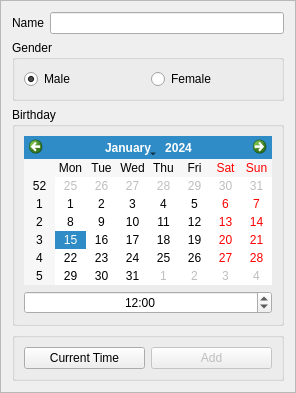
<?xml version="1.0" encoding="UTF-8"?>
<ui version="4.0">
 <class>BirthdayFrame</class>
 <widget class="QFrame" name="BirthdayFrame">
  <property name="geometry">
   <rect>
    <x>0</x>
    <y>0</y>
    <width>260</width>
    <height>371</height>
   </rect>
  </property>
  <property name="windowTitle">
   <string>Frame</string>
  </property>
  <property name="frameShape">
   <enum>QFrame::StyledPanel</enum>
  </property>
  <property name="frameShadow">
   <enum>QFrame::Raised</enum>
  </property>
  <layout class="QFormLayout" name="formLayout">
   <property name="fieldGrowthPolicy">
    <enum>QFormLayout::ExpandingFieldsGrow</enum>
   </property>
   <item row="0" column="0">
    <widget class="QLabel" name="label">
     <property name="text">
      <string>Name</string>
     </property>
     <property name="buddy">
      <cstring>edit_name</cstring>
     </property>
    </widget>
   </item>
   <item row="0" column="1">
    <widget class="QLineEdit" name="edit_name"/>
   </item>
   <item row="1" column="0" colspan="2">
    <widget class="QGroupBox" name="groupBox">
     <property name="title">
      <string>Gender</string>
     </property>
     <layout class="QHBoxLayout" name="horizontalLayout">
      <item>
       <widget class="QRadioButton" name="radio_male">
        <property name="text">
         <string>Male</string>
        </property>
        <property name="checked">
         <bool>true</bool>
        </property>
       </widget>
      </item>
      <item>
       <widget class="QRadioButton" name="radio_female">
        <property name="text">
         <string>Female</string>
        </property>
       </widget>
      </item>
     </layout>
    </widget>
   </item>
   <item row="2" column="0" colspan="2">
    <widget class="QGroupBox" name="groupBox_2">
     <property name="title">
      <string>Birthday</string>
     </property>
     <layout class="QVBoxLayout" name="verticalLayout">
      <item>
       <widget class="QCalendarWidget" name="calendar"/>
      </item>
      <item>
       <widget class="QTimeEdit" name="time">
        <property name="alignment">
         <set>Qt::AlignCenter</set>
        </property>
        <property name="time">
         <time>
          <hour>12</hour>
          <minute>0</minute>
          <second>0</second>
         </time>
        </property>
        <property name="displayFormat">
         <string>hh:mm</string>
        </property>
       </widget>
      </item>
     </layout>
    </widget>
   </item>
   <item row="3" column="0" colspan="2">
    <widget class="QGroupBox" name="groupBox_3">
     <property name="title">
      <string/>
     </property>
     <layout class="QHBoxLayout" name="horizontalLayout_2">
      <item>
       <widget class="QPushButton" name="btnNow">
        <property name="text">
         <string>Current Time</string>
        </property>
       </widget>
      </item>
      <item>
       <widget class="QPushButton" name="btnAdd">
        <property name="enabled">
         <bool>false</bool>
        </property>
        <property name="text">
         <string>Add</string>
        </property>
       </widget>
      </item>
     </layout>
    </widget>
   </item>
  </layout>
 </widget>
 <resources/>
 <connections>
  <connection>
   <sender>btnAdd</sender>
   <signal>clicked()</signal>
   <receiver>BirthdayFrame</receiver>
   <slot>onBtnAdd()</slot>
   <hints>
    <hint type="sourcelabel">
     <x>154</x>
     <y>343</y>
    </hint>
    <hint type="destinationlabel">
     <x>259</x>
     <y>295</y>
    </hint>
   </hints>
  </connection>
  <connection>
   <sender>time</sender>
   <signal>timeChanged(QTime)</signal>
   <receiver>BirthdayFrame</receiver>
   <slot>onTimeChg(QTime)</slot>
   <hints>
    <hint type="sourcelabel">
     <x>182</x>
     <y>283</y>
    </hint>
    <hint type="destinationlabel">
     <x>259</x>
     <y>256</y>
    </hint>
   </hints>
  </connection>
  <connection>
   <sender>calendar</sender>
   <signal>selectionChanged()</signal>
   <receiver>BirthdayFrame</receiver>
   <slot>onDateChg()</slot>
   <hints>
    <hint type="sourcelabel">
     <x>237</x>
     <y>177</y>
    </hint>
    <hint type="destinationlabel">
     <x>259</x>
     <y>176</y>
    </hint>
   </hints>
  </connection>
  <connection>
   <sender>radio_male</sender>
   <signal>toggled(bool)</signal>
   <receiver>BirthdayFrame</receiver>
   <slot>onGenderToggled(bool)</slot>
   <hints>
    <hint type="sourcelabel">
     <x>81</x>
     <y>77</y>
    </hint>
    <hint type="destinationlabel">
     <x>259</x>
     <y>73</y>
    </hint>
   </hints>
  </connection>
  <connection>
   <sender>radio_female</sender>
   <signal>toggled(bool)</signal>
   <receiver>BirthdayFrame</receiver>
   <slot>onGenderToggled(bool)</slot>
   <hints>
    <hint type="sourcelabel">
     <x>237</x>
     <y>80</y>
    </hint>
    <hint type="destinationlabel">
     <x>259</x>
     <y>55</y>
    </hint>
   </hints>
  </connection>
  <connection>
   <sender>edit_name</sender>
   <signal>textChanged(QString)</signal>
   <receiver>BirthdayFrame</receiver>
   <slot>onNameChg(QString)</slot>
   <hints>
    <hint type="sourcelabel">
     <x>235</x>
     <y>20</y>
    </hint>
    <hint type="destinationlabel">
     <x>259</x>
     <y>19</y>
    </hint>
   </hints>
  </connection>
  <connection>
   <sender>btnNow</sender>
   <signal>clicked()</signal>
   <receiver>BirthdayFrame</receiver>
   <slot>onBtnNow()</slot>
   <hints>
    <hint type="sourcelabel">
     <x>58</x>
     <y>338</y>
    </hint>
    <hint type="destinationlabel">
     <x>255</x>
     <y>329</y>
    </hint>
   </hints>
  </connection>
 </connections>
 <slots>
  <slot>onBtnAdd()</slot>
  <slot>onTimeChg(QTime)</slot>
  <slot>onDateChg()</slot>
  <slot>onGenderToggled(bool)</slot>
  <slot>onNameChg(QString)</slot>
  <slot>onBtnNow()</slot>
 </slots>
</ui>
